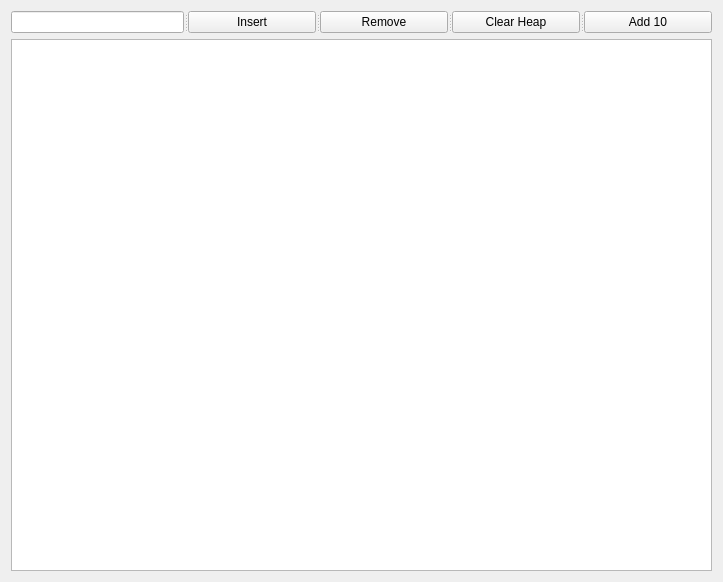
<?xml version="1.0" encoding="UTF-8"?>
<ui version="4.0">
 <class>Bheap</class>
 <widget class="QWidget" name="Bheap">
  <property name="geometry">
   <rect>
    <x>0</x>
    <y>0</y>
    <width>723</width>
    <height>582</height>
   </rect>
  </property>
  <property name="windowTitle">
   <string>Form</string>
  </property>
  <layout class="QGridLayout" name="gridLayout">
   <item row="0" column="0">
    <widget class="QSplitter" name="splitter">
     <property name="orientation">
      <enum>Qt::Horizontal</enum>
     </property>
     <widget class="QLineEdit" name="lineEdit"/>
     <widget class="QPushButton" name="pushButton_2">
      <property name="text">
       <string>Insert</string>
      </property>
     </widget>
     <widget class="QPushButton" name="pushButton">
      <property name="text">
       <string>Remove</string>
      </property>
     </widget>
     <widget class="QPushButton" name="pushButton_3">
      <property name="text">
       <string>Clear Heap</string>
      </property>
     </widget>
     <widget class="QPushButton" name="pushButton_4">
      <property name="text">
       <string>Add 10</string>
      </property>
     </widget>
    </widget>
   </item>
   <item row="1" column="0">
    <widget class="QGraphicsView" name="graphicsView">
     <property name="verticalScrollBarPolicy">
      <enum>Qt::ScrollBarAsNeeded</enum>
     </property>
     <property name="horizontalScrollBarPolicy">
      <enum>Qt::ScrollBarAsNeeded</enum>
     </property>
     <property name="sizeAdjustPolicy">
      <enum>QAbstractScrollArea::AdjustToContents</enum>
     </property>
    </widget>
   </item>
  </layout>
 </widget>
 <resources/>
 <connections/>
</ui>
